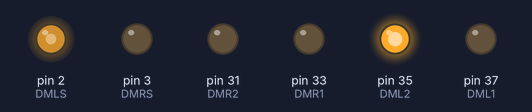
This sketch was run on a simulated Arduino Mega 2560, built with avr-gcc and run on an emulated ATmega2560. On the bench: output pins drawn as LEDs (lit = HIGH).

Above: at 0.1 s.
Timing chart, 0 to 1.6 s (numbered marks = the images above):
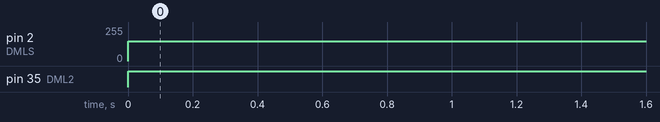

The sketch:

DriverMotorSetup_apr24a.ino
```cpp
// Driver Motor
// Left motor
int DML1 = 37;
int DML2 = 35;
int DMLS = 2;
// Right motor
int DMR1 = 33;
int DMR2 = 31;
int DMRS = 3;


void setup(){
// motor pints
 pinMode(DMLS,OUTPUT);
 pinMode(DMRS,OUTPUT);
 pinMode(DML1,OUTPUT);
 pinMode(DML2,OUTPUT);
 pinMode(DMR1,OUTPUT);
 pinMode(DMR2,OUTPUT);
}

void loop(){
digitalWrite(DML1,LOW);
digitalWrite(DML2,HIGH);
analogWrite(DMLS,150);
}
```

Measured:
- by itself, pin 2 (DMLS): 0/255 → 150/255 at 0.00 s
- by itself, pin 35 (DML2): LOW → HIGH at 0.00 s
